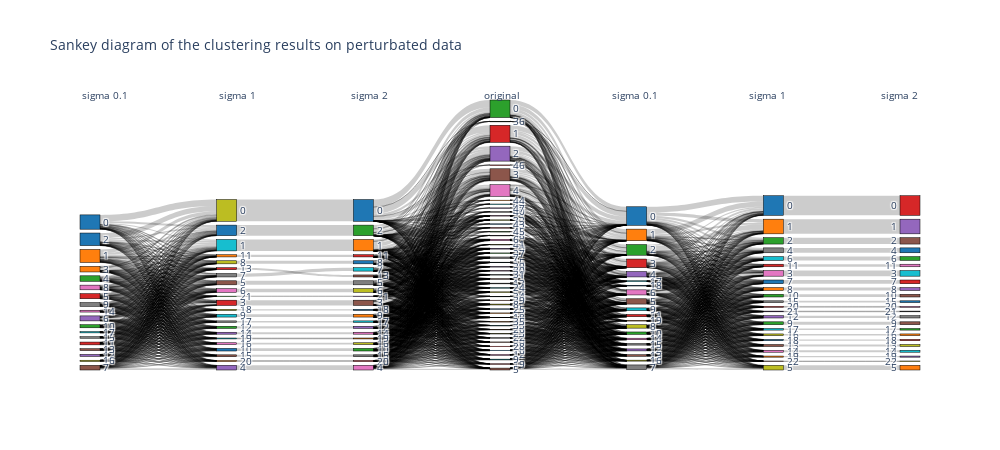

This figure's notebook cell:
### Code cell
sankey_plot_with_labels(
    labels=[labels_df[column] for column in columns_to_visualize_noise],
    labels_titles=['sigma 0.1', 'sigma 1', 'sigma 2', 'original', 'sigma 0.1', 'sigma 1', 'sigma 2'],
    title='Sankey diagram of the clustering results on perturbated data',
    width=1000,
    height=450
)

### Figure 1 — Plotly figure (JSON) as saved in the notebook; plotly's stock layout.template omitted (floating-point values rounded to 4 significant figures; data arrays with more than 128 entries replaced by an {"elided": "..."} marker saying what was removed)
{"data": [{"link": {"source": {"elided": "2407 int values"}, "target": {"elided": "2407 int values"}, "value": {"elided": "2407 int values"}}, "node": {"color": {"elided": "176 str values"}, "label": {"elided": "176 str values"}, "line": {"color": "black", "width": 0.5}, "pad": 15, "thickness": 20}, "type": "sankey"}], "layout": {"annotations": [{"showarrow": false, "text": "sigma 0.1", "x": 0, "xref": "x", "y": 1.05, "yref": "paper"}, {"showarrow": false, "text": "sigma 1", "x": 1, "xref": "x", "y": 1.05, "yref": "paper"}, {"showarrow": false, "text": "sigma 2", "x": 2, "xref": "x", "y": 1.05, "yref": "paper"}, {"showarrow": false, "text": "original", "x": 3, "xref": "x", "y": 1.05, "yref": "paper"}, {"showarrow": false, "text": "sigma 0.1", "x": 4, "xref": "x", "y": 1.05, "yref": "paper"}, {"showarrow": false, "text": "sigma 1", "x": 5, "xref": "x", "y": 1.05, "yref": "paper"}, {"showarrow": false, "text": "sigma 2", "x": 6, "xref": "x", "y": 1.05, "yref": "paper"}], "font": {"size": 10}, "height": 450, "plot_bgcolor": "rgba(0,0,0,0)", "title": {"text": "Sankey diagram of the clustering results on perturbated data"}, "width": 1000, "xaxis": {"showgrid": false, "visible": false, "zeroline": false}, "yaxis": {"showgrid": false, "visible": false, "zeroline": false}}}
